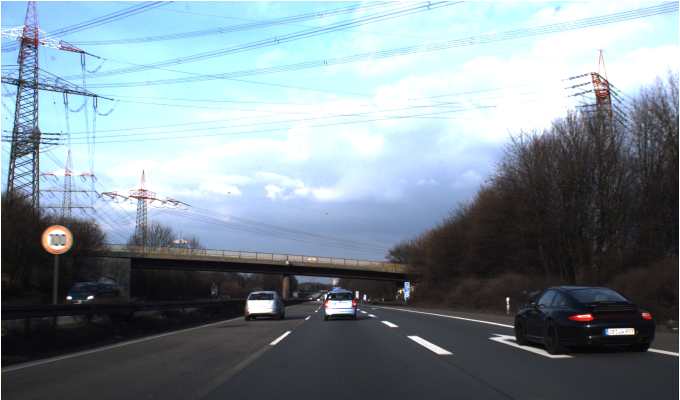
#> input picture project/TestIJCNN2013Download/00001.ppm, 1360 x 800 px (shown at 1/2 size)
$ python -i filters.py   (imports and definitions only)   (older library calls are emulated)
#> lines starting #> are read from the running program, lines starting #| are printed output that depends on the picture; after the words box and inside, x2 and y2 are one past the last pixel; in counts of white or black regions, pixels touching at a corner belong together
#> further down, picture is the input picture: shape (800, 1360, 3); mean B, G, R 149, 140.4, 126.2
import cv2
import numpy
import utils
from matplotlib import pyplot as plt


# [5 lines left out: function g_hpf, not called in this run]


"""
def strokeEdges(src, dst, edgeKsize, blurKsize = 7):
    if blurKsize >= 3:
        blurredSrc = cv2.medianBlur(src, blurKsize)
        graySrc = cv2.cvtColor(blurredSrc, cv2.COLOR_BGR2GRAY)
    else:
        graySrc = cv2.cvtColor(src, cv2.COLOR_BGR2GRAY)
    cv2.Laplacian(graySrc, cv2.CV_8U, graySrc, ksize = edgeKsize)
    normalizedInverseAlpha = (1.0 / 255) * (255 - graySrc)
    channels = cv2.split(src)
    for channel in channels:
        channel[:] = channel * normalizedInverseAlpha
    cv2.merge(channels, dst)
"""


# [33 lines left out: functions strokeEdges, edgeLaplacian, edgeLaplacianColor, not called in this run]


def cannyEdge(src, thr1, thr2):
    return cv2.Canny(src, thr1, thr2)


# [12 lines left out: function contourDetection, not called in this run]


def contourDetectionPolygon(src):
    img = src
    ret, thresh = cv2.threshold(cv2.cvtColor(img.copy(), cv2.COLOR_BGR2GRAY), 127, 255, cv2.THRESH_BINARY)
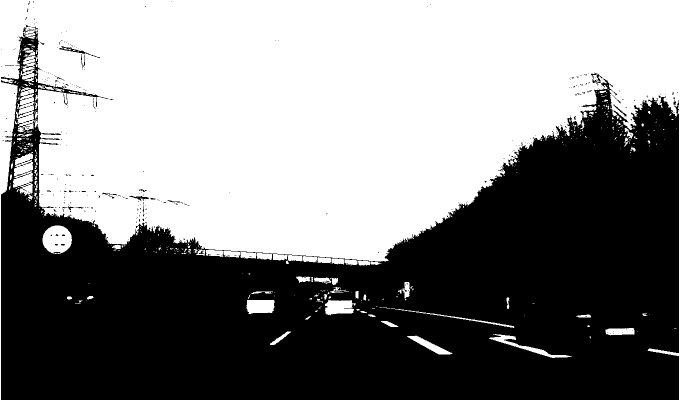
#> thresh: shape (800, 1360) (shown at 1/2 size); 51.6% white; 368 black regions (344 under 20 px), largest, box (x1, y1, x2, y2) and area: (2, 60, 1358, 800) 523754, (119, 92, 200, 116) 272, (258, 391, 298, 401) 146
    colorThresh = cv2.cvtColor(thresh, cv2.COLOR_GRAY2BGR)
#> colorThresh: shape (800, 1360, 3); 51.6% white; 368 black regions (344 under 20 px)
    image, contours, hier = cv2.findContours(thresh, cv2.RETR_EXTERNAL, cv2.CHAIN_APPROX_SIMPLE)
#> contours = 442 contours, 382 with area under 20; largest, box (x1, y1, x2, y2) and area: (0, 0, 1360, 800) 538606, (85, 451, 144, 508) 2538, (26, 306, 66, 391) 2338, (32, 175, 71, 265) 2121, (493, 600, 549, 628) 1320

    for c in contours:
        area = cv2.contourArea(c)
        if area > 800 and area < 20000:
            epsilon = 0.01 * cv2.arcLength(c, True)
            approx = cv2.approxPolyDP(c, epsilon, True)
            hull = cv2.convexHull(c)
            cv2.polylines(colorThresh, [approx], True, (0, 0, 255), 2)
            cv2.polylines(colorThresh, [hull], True, (0, 255, 0), 2)
#> this loop made 442 passes
#> (area, epsilon, approx) on pass 2: (911, 2.11, [[814, 672], [877, 708], [904, 707], [833, 671]])
#> (area, epsilon) on passes 3, 35, 36, 159, 216, 398: (1121.5, 4.54), (1319, 2.33), (1320, 1.63), (2538.5, 1.91), (2337.5, 3.88), (2121, 4.94)
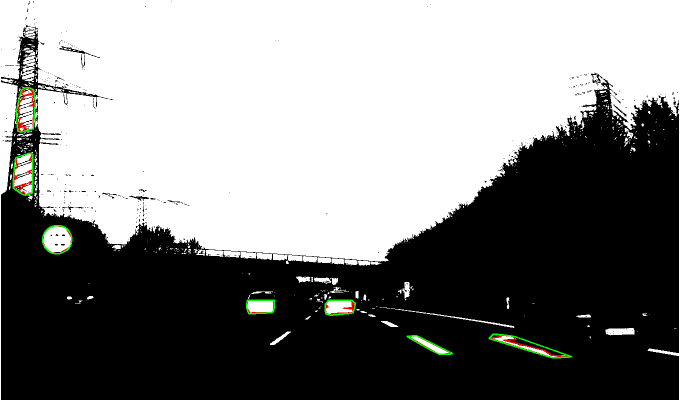
#> colorThresh: shape (800, 1360, 3) (shown at 1/2 size); mean B, G, R 130.9, 131.9, 131.5

    return colorThresh


# [202 lines left out: functions contourDetectionCircleSquare, circleDetection, autoThresh, autoThreshMorph, watershed, not called in this run]


class VConvolutionFilter(object):
    """A filter that applies a convolution to V (or all of BGR)."""

    def __init__(self, kernel):
        self._kernel = kernel

    def apply(self, src, dst):
        """Apply the filter with a BGR or gray source/destination."""
        cv2.filter2D(src, -1, self._kernel, dst)


class SharpenFilter(VConvolutionFilter):
    """A sharpen filter with a 1-pixel radius."""

    # [5 lines left out: function __init__, not called in this run]


class FindEdgesFilter(VConvolutionFilter):
    """An edge-finding filter with a 1-pixel radius."""

    # [5 lines left out: function __init__, not called in this run]


class BlurFilter(VConvolutionFilter):
    """A blur filter with a 2-pixel radius."""

    # [7 lines left out: function __init__, not called in this run]


class EmbossFilter(VConvolutionFilter):
    """An emboss filter with a 1-pixel radius."""

    # [5 lines left out: function __init__, not called in this run]

>>> import cv2
>>> picture = cv2.imread('TestIJCNN2013Download/00001.ppm')
>>> result = contourDetectionPolygon(picture)

$ run again, on project/TestIJCNN2013Download/00007.ppm
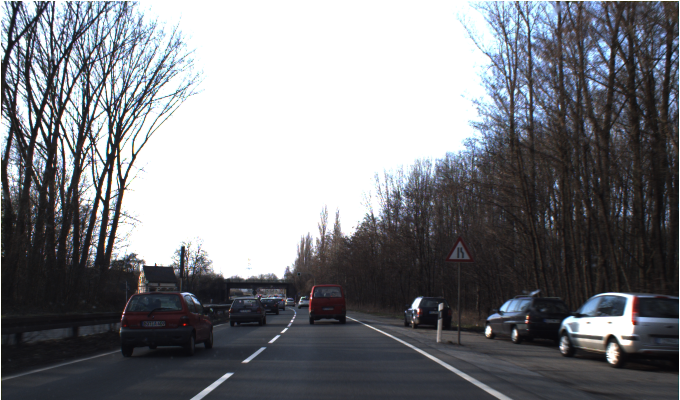
#> input picture project/TestIJCNN2013Download/00007.ppm, 1360 x 800 px (shown at 1/2 size)
#> picture is the input picture: shape (800, 1360, 3); mean B, G, R 129.8, 125.3, 123.6
#> in contourDetectionPolygon, `ret, thresh = cv2.threshold(cv2.cvtColor(img.copy(), cv2.COLOR_BGR2GRA..`:
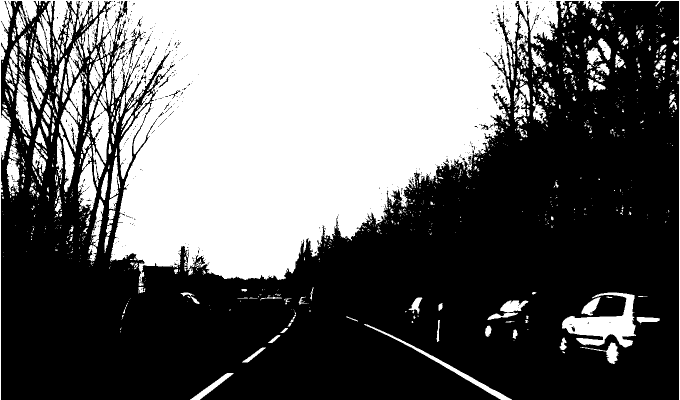
#> thresh: shape (800, 1360) (shown at 1/2 size); 40.5% white; 1183 white regions (915 under 20 px), largest, box (x1, y1, x2, y2) and area: (0, 0, 1360, 800) 369318, (1124, 585, 1272, 695) 7246, (181, 202, 218, 327) 2672
#> contours = 1173 contours, 968 with area under 20; largest, box (x1, y1, x2, y2) and area: (0, 0, 1360, 800) 367653, (1124, 585, 1272, 695) 6928, (181, 202, 218, 327) 2640, (156, 295, 194, 422) 2487, (121, 200, 158, 305) 1948
#> the loop in contourDetectionPolygon, `for c in contours:` made 1173 passes
#> (area, epsilon, approx) on passes 1, 15: (851.5, 2.16, [[466, 746], [450, 748], [380, 799], [399, 799]]), (1910, 7.15, [[728, 648], [996, 796], [1023, 799]])
#> after the loop in contourDetectionPolygon, `for c in contours:`:
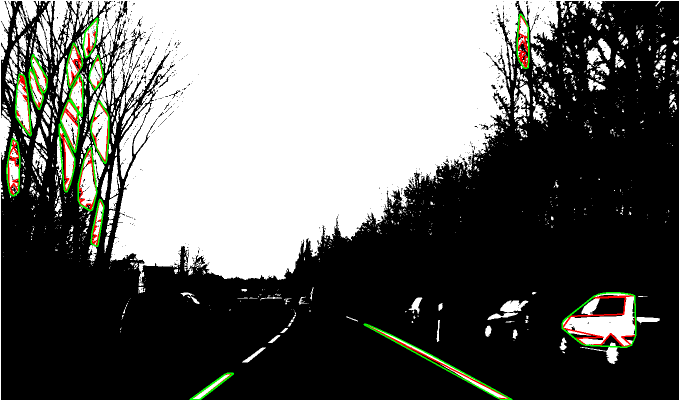
#> colorThresh: shape (800, 1360, 3) (shown at 1/2 size); mean B, G, R 101, 103.9, 103

$ run again, on project/TestIJCNN2013Download/00010.ppm
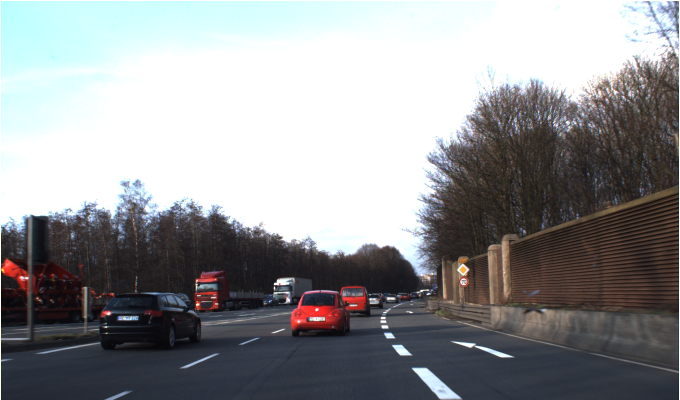
#> input picture project/TestIJCNN2013Download/00010.ppm, 1360 x 800 px (shown at 1/2 size)
#> picture is the input picture: shape (800, 1360, 3); mean B, G, R 148.1, 146.2, 145.1
#> in contourDetectionPolygon, `ret, thresh = cv2.threshold(cv2.cvtColor(img.copy(), cv2.COLOR_BGR2GRA..`:
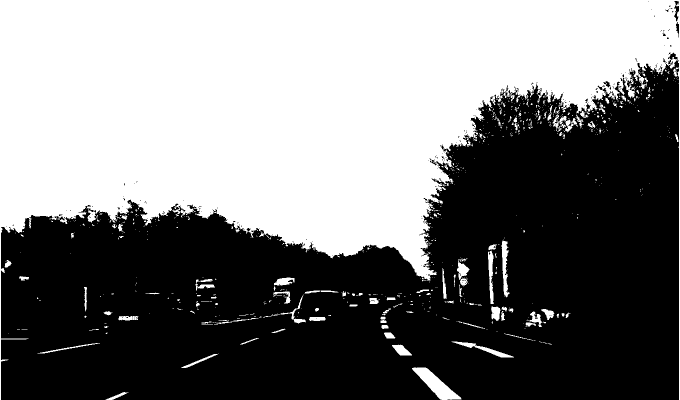
#> thresh: shape (800, 1360) (shown at 1/2 size); 47.9% white; 748 white regions (634 under 20 px), largest, box (x1, y1, x2, y2) and area: (0, 0, 1360, 800) 501896, (824, 735, 923, 800) 2416, (1003, 482, 1019, 595) 945
#> contours = 748 contours, 666 with area under 20; largest, box (x1, y1, x2, y2) and area: (0, 0, 1360, 800) 498710, (824, 735, 923, 800) 2312, (1003, 482, 1019, 595) 817, (903, 683, 1028, 715) 696, (976, 501, 988, 608) 635
#> the loop in contourDetectionPolygon, `for c in contours:` made 748 passes
#> (area, epsilon, approx) on pass 2: (2312.5, 2.57, [[824, 736], [880, 798], [922, 798], [855, 737]])
#> after the loop in contourDetectionPolygon, `for c in contours:`:
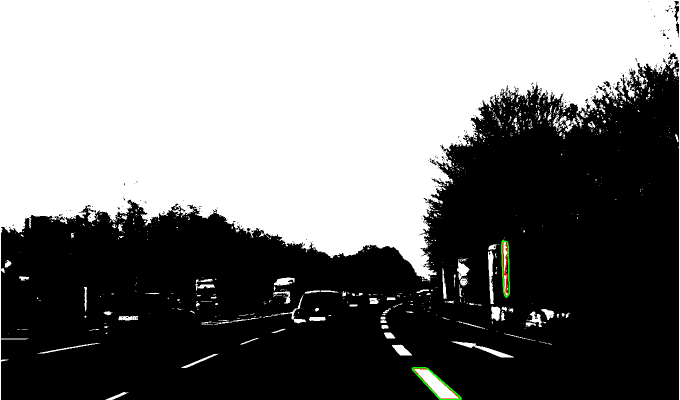
#> colorThresh: shape (800, 1360, 3) (shown at 1/2 size); mean B, G, R 121.8, 122.1, 121.9

$ run again, on project/TestIJCNN2013Download/00011.ppm
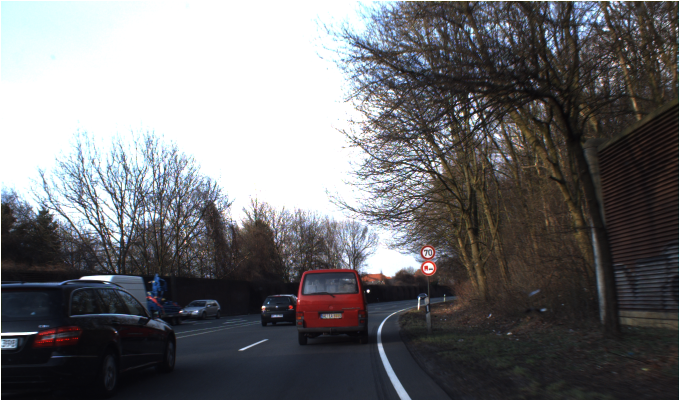
#> input picture project/TestIJCNN2013Download/00011.ppm, 1360 x 800 px (shown at 1/2 size)
#> picture is the input picture: shape (800, 1360, 3); mean B, G, R 113.3, 110.9, 111
#> in contourDetectionPolygon, `ret, thresh = cv2.threshold(cv2.cvtColor(img.copy(), cv2.COLOR_BGR2GRA..`:
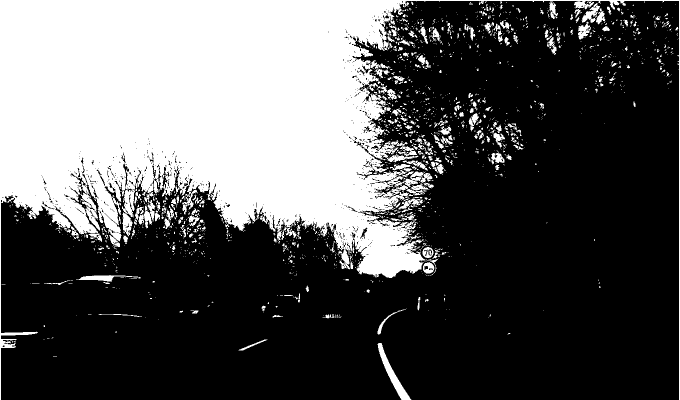
#> thresh: shape (800, 1360) (shown at 1/2 size); 34.4% white; 1832 white regions (1571 under 20 px), largest, box (x1, y1, x2, y2) and area: (0, 0, 1360, 800) 344693, (755, 686, 823, 800) 1625, (277, 384, 310, 456) 940
#> contours = 1813 contours, 1652 with area under 20; largest, box (x1, y1, x2, y2) and area: (0, 0, 1360, 800) 344612, (755, 686, 823, 800) 1499, (277, 384, 310, 456) 750, (152, 550, 281, 564) 582, (1164, 6, 1200, 46) 524
#> the loop in contourDetectionPolygon, `for c in contours:` made 1813 passes
#> (area, epsilon) on pass 2: (1499, 2.96)
#> after the loop in contourDetectionPolygon, `for c in contours:`:
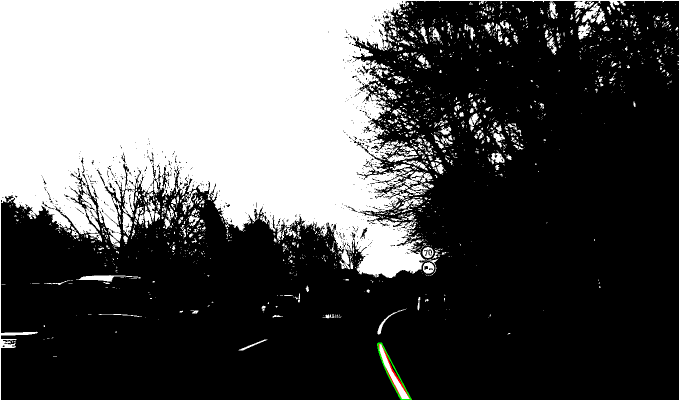
#> colorThresh: shape (800, 1360, 3) (shown at 1/2 size); mean B, G, R 87.6, 87.7, 87.7
